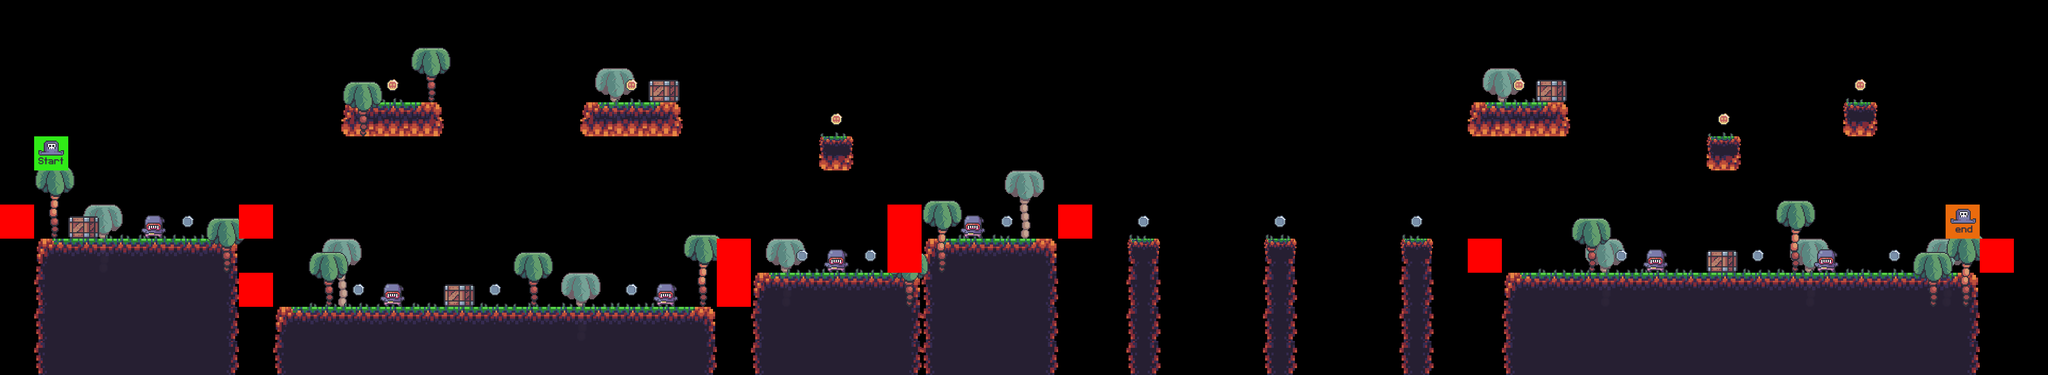

This is a level from a 2D game, rendered from its Tiled map with the project's own tilesets. A one-line summary and the map file follow, with tile-layer data summarised:
An orthogonal 60x11 tile map with 64x64 px tiles, 9 tile layers (back_pams, terr, grass, front_palms, ...), 7 tilesets.

<map version="1.10" tiledversion="1.10.1" orientation="orthogonal" renderorder="right-down" width="60" height="11" tilewidth="64" tileheight="64" infinite="0" nextlayerid="11" nextobjectid="1">
 <editorsettings>
  <export target="../0/lvl_0..csv" format="csv" />
 </editorsettings>
 <tileset firstgid="1" source="../tiles/coin_tiles.tsx" />
 <tileset firstgid="3" source="../tiles/sheet.tsx" />
 <tileset firstgid="23" source="../tiles/player.tsx" />
 <tileset firstgid="25" source="../tiles/enemy.tsx" />
 <tileset firstgid="27" source="../tiles/grass.tsx" />
 <tileset firstgid="32" source="../tiles/palm.tsx" />
 <tileset firstgid="35" source="../tiles/case.tsx" />
 <layer id="5" name="back_pams" width="60" height="11">
  <data>[660 cells, 10 non-empty, 1 distinct tile ids]</data>
 </layer>
 <layer id="2" name="terr" width="60" height="11" opacity="0.97">
  <data>[660 cells, 147 non-empty, 12 distinct tile ids]</data>
 </layer>
 <layer id="3" name="grass" width="60" height="11">
  <data>[660 cells, 41 non-empty, 5 distinct tile ids]</data>
 </layer>
 <layer id="4" name="front_palms" width="60" height="11">
  <data>[660 cells, 13 non-empty, 2 distinct tile ids]</data>
 </layer>
 <layer id="7" name="case" width="60" height="11">
  <data>[660 cells, 5 non-empty, 1 distinct tile ids]</data>
 </layer>
 <layer id="1" name="coins" width="60" height="11">
  <data>[660 cells, 19 non-empty, 2 distinct tile ids]</data>
 </layer>
 <layer id="10" name="red" width="60" height="11">
  <data>[660 cells, 10 non-empty, 1 distinct tile ids]</data>
 </layer>
 <layer id="8" name="player" width="60" height="11">
  <data>[660 cells, 2 non-empty, 2 distinct tile ids]</data>
 </layer>
 <layer id="9" name="enemy" width="60" height="11">
  <data>[660 cells, 7 non-empty, 1 distinct tile ids]</data>
 </layer>
</map>
